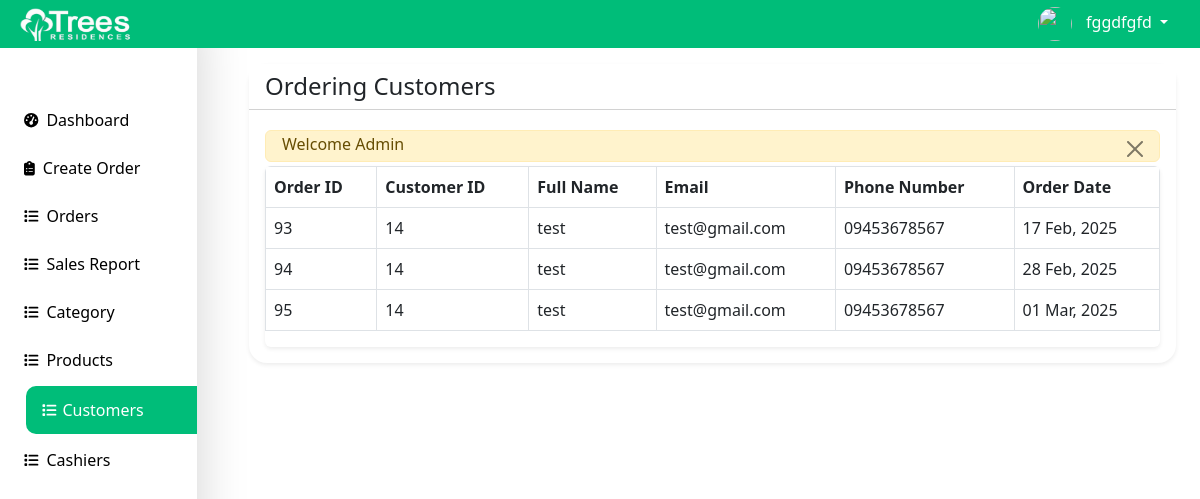
Screenshot of /cashier/customer-storing.php (signed in) with the database file from the repository.
### tables this page shows
CREATE TABLE `orders` (
  `id` int(11) NOT NULL,
  `customer_id` int(11) NOT NULL,
  `tracking_no` varchar(100) NOT NULL,
  `invoice_no` varchar(100) NOT NULL,
  `total_amount` varchar(100) NOT NULL,
  `order_date` datetime NOT NULL DEFAULT current_timestamp(),
  `order_status` varchar(100) DEFAULT NULL,
  `payment_mode` varchar(150) NOT NULL,
  `order_placed_by_id` int(11) NOT NULL
);

CREATE TABLE `customer` (
  `cid` int(11) UNSIGNED NOT NULL,
  `fullname` varchar(100) NOT NULL,
  `email` varchar(50) NOT NULL,
  `password` varchar(150) NOT NULL,
  `phone` varchar(25) NOT NULL,
  `isadmin` int(1) UNSIGNED NOT NULL DEFAULT 0
);

### cashier/customer-storing.php (the view, shortened to what this page needs)
<?php include('includes/header.php'); ?>
<div class="container-fluid px-4">
    <div class="card mt-2 shadow-sm">
        <div class="card-header bg-white">
            <h4 class="mb-0">Ordering Customers
            </h4>
        </div>
        <div class="card-body">
            <?php
                $query = "SELECT o.*, c.*, o.order_date FROM orders o JOIN customer c ON c.cid = o.customer_id";
                $query_run = mysqli_query($conn, $query);
                if (mysqli_num_rows($query_run) > 0) {
            ?>
            <div class="table-responsive shadow-sm rounded-2">
                <table class="table table-bordered" id="datatablesSimple">
                    <thead>
                        <tr>
                            <th>Order ID</th>
                            <th>Customer ID</th>
                            <th>Full Name</th>
                            <th>Email</th>
                            <th>Phone Number</th>
                            <th>Order Date</th>
                        </tr>
                    </thead>
                    <tbody>
                        <?php while ($item = mysqli_fetch_assoc($query_run)) : ?>
                        <tr>
                            <td><?php echo $item['id'] ?></td>
                            <td><?php echo $item['customer_id'] ?></td>
                            <td><?php echo $item['fullname'] ?></td>
                            <td><?php echo $item['email'] ?></td>
                            <td><?php echo $item['phone'] ?></td>
                            <td><?= date('d M, Y', strtotime($item['order_date'])); ?></td>
                        </tr>
                        <?php endwhile; ?>
                    </tbody>
                </table>
            </div>
            <?php
                } else {
                    echo '<h4 class="mb-0">No Record found</h4>';
                }
            ?>
        </div>
     </div>
</div>
<?php include('includes/footer.php'); ?>

### cashier/includes/header.php (style rules this page uses)
.container-fluid { background: #fff; }
.card { border-radius: 18px; border: 0px; background: #fff; }
table { background: #fff; }

### rows the page displays
orders: id "93", customer "14", customer.fullname "test", customer.email "test@gmail.com", customer.phone "09453678567", order_date "17 Feb, 2025"
orders: id "94", customer "14", customer.fullname "test", customer.email "test@gmail.com", customer.phone "09453678567", order_date "28 Feb, 2025"
orders: id "95", customer "14", customer.fullname "test", customer.email "test@gmail.com", customer.phone "09453678567", order_date "01 Mar, 2025"

### other values shown
$_SESSION['loggedInUser']['name'] "fggdfgfd"
$_SESSION['status'] "Welcome Admin"
